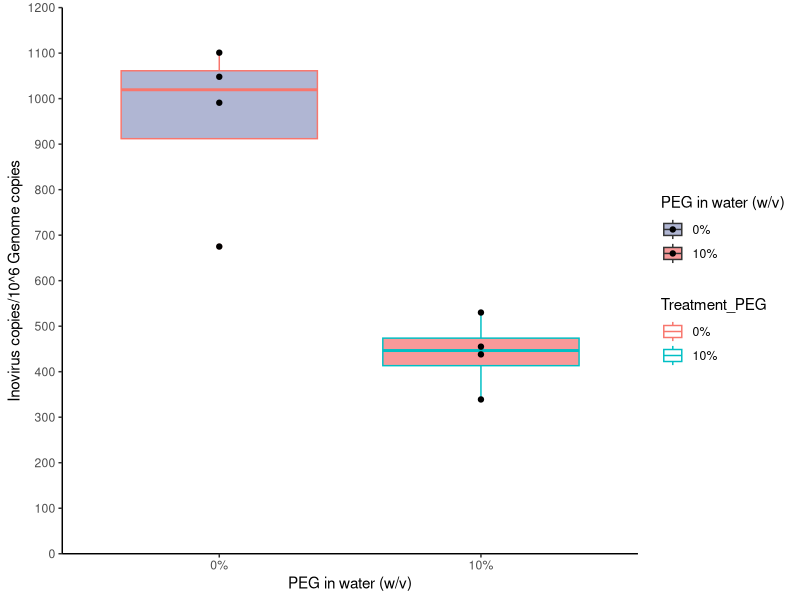
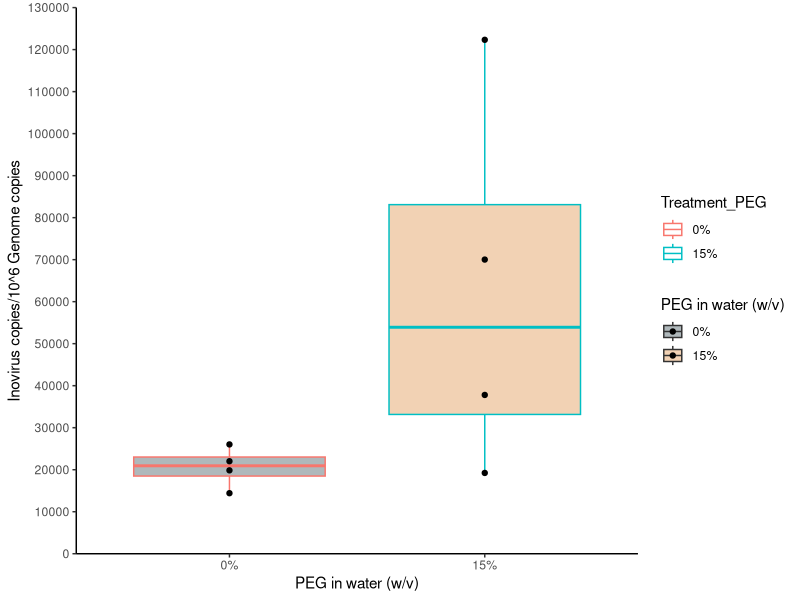
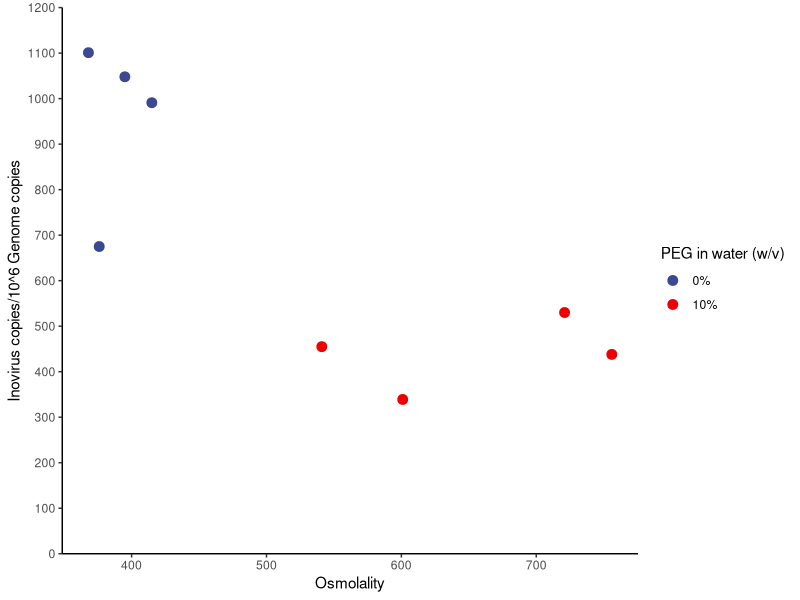
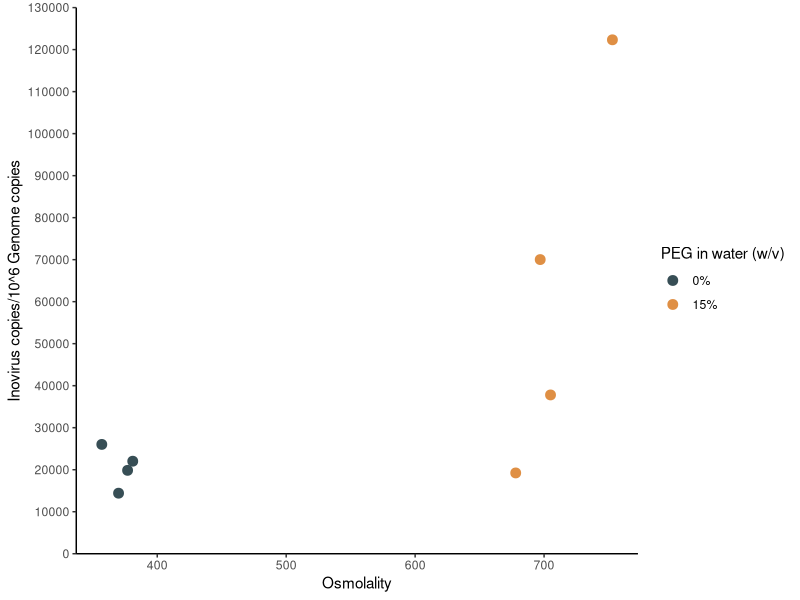
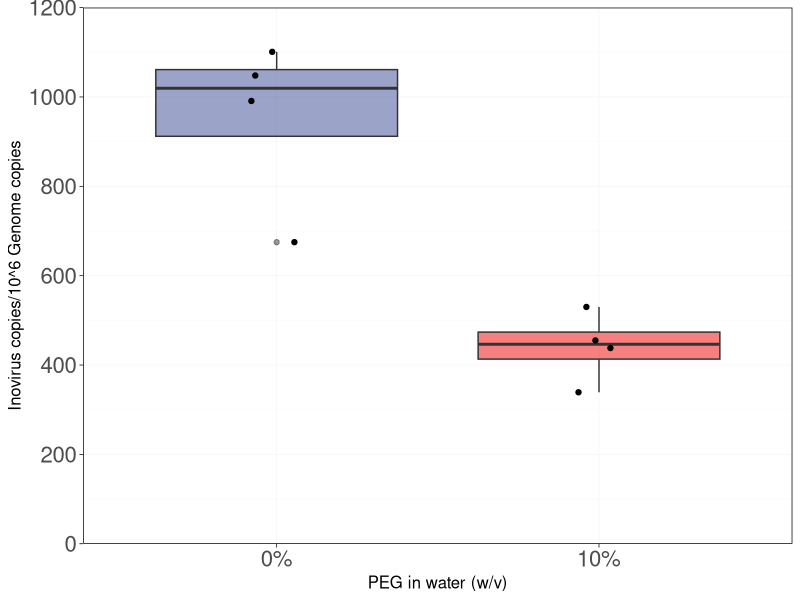
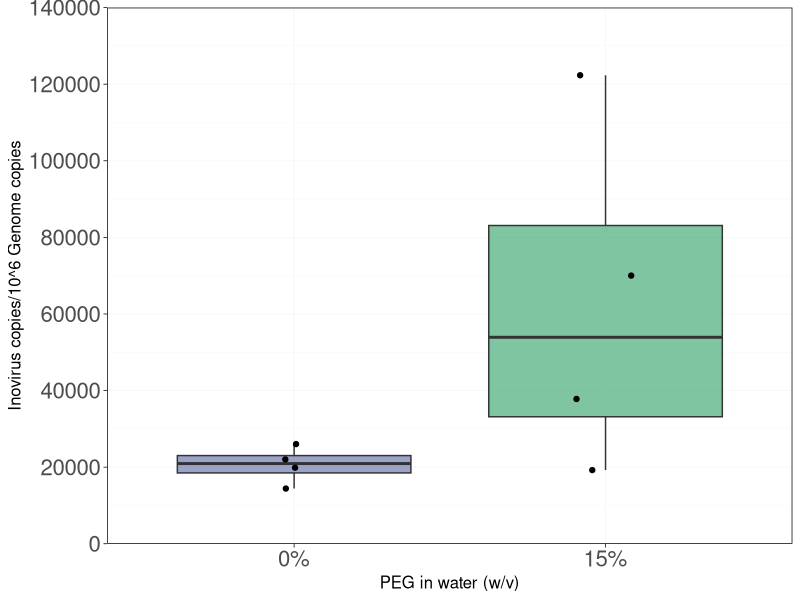

Reproduce these figures in R, in order.
## ---- chunk 1
library(tidyverse)
library(ggsci)
library(readxl)
## ---- chunk 2
dat <- read_excel(path = "Norm_dat_compiled.xlsx") %>%
  mutate(Treatment_PEG = paste0(Treatment_PEG*100, "%"))
dat
## ---- chunk 3
dat %>%
  filter(Strain == "E. bolteae") %>%
  ggplot(aes(x = Treatment_PEG, y = Norm_copy_number, fill = Treatment_PEG)) +
  geom_boxplot(alpha = 0.4, aes(color = Treatment_PEG)) +
  geom_point(size =1.5) +
  scale_y_continuous(limits = c(0, 1200), n.breaks = 12, expand = c(0,0)) +
  scale_fill_aaas() +
  #scale_color_aaas() +
  theme_classic() +
  labs(x = "PEG in water (w/v)", y = "Inovirus copies/10^6 Genome copies", fill = "PEG in water (w/v)")
## ---- chunk 4
# filter dat
dat_bolt <- dat %>%
  filter(Strain == "E. bolteae")
dat_bolt

# do barlett test to check for equal variance
bartlett.test(Norm_copy_number~Treatment_PEG, data = dat_bolt) # use Var.equal = TRUE

# Perform two sample t test
t.test(Norm_copy_number~Treatment_PEG, data = dat_bolt,
       var.equal = TRUE,
       conf.level = 0.95)

## ---- chunk 5
dat %>%
  filter(Strain == "E. clostridioformis 538") %>%
  ggplot(aes(x = Treatment_PEG, y = Norm_copy_number, fill = Treatment_PEG)) +
  geom_boxplot(alpha = 0.4, aes(color = Treatment_PEG)) +
  geom_point(size =1.5) +
  scale_y_continuous(limits = c(0, 130000), n.breaks = 13, expand = c(0,0)) +
  scale_fill_jama() +
  #scale_color_jama() +
  theme_classic() +
  labs(x = "PEG in water (w/v)", y = "Inovirus copies/10^6 Genome copies", fill = "PEG in water (w/v)")
## ---- chunk 6
# filter dat
dat_CF538 <- dat %>%
  filter(Strain == "E. clostridioformis 538")
dat_CF538

# do barlett test to check for equal variance
bartlett.test(Norm_copy_number~Treatment_PEG, data = dat_CF538) # use Var.equal = FALSE

# Perform two sample t test
t.test(Norm_copy_number~Treatment_PEG, data = dat_CF538,
       var.equal = FALSE,
       conf.level = 0.95)

## ---- chunk 7
osmo <- read_excel(path = "Cecal_osmolalities.xlsx") %>%
  rename(Strain = Bacteria) %>%
  rename(Sample = `Tube name`) %>%
  mutate(Treatment_PEG = paste0(Treatment_PEG, "%")) %>%
  select(Sample, Strain, Treatment_PEG, Osmolality)
osmo
## ---- chunk 8
dat_osmo <- dat %>%
  left_join(osmo)
dat_osmo
## ---- chunk 9
dat_osmo %>%
  filter(Strain == "E. bolteae") %>%
  ggplot(aes(x = Osmolality, y = Norm_copy_number, color = Treatment_PEG)) +
  geom_point(size =3) +
  scale_y_continuous(limits = c(0, 1200), n.breaks = 12, expand = c(0,0)) +
  scale_color_aaas() +
  theme_classic() +
  labs(x = "Osmolality", y = "Inovirus copies/10^6 Genome copies", color = "PEG in water (w/v)")
## ---- chunk 10
dat_osmo %>%
  filter(Strain == "E. clostridioformis 538") %>%
  ggplot(aes(x = Osmolality, y = Norm_copy_number, color = Treatment_PEG)) +
  geom_point(size =3) +
  scale_y_continuous(limits = c(0, 130000), n.breaks = 13, expand = c(0,0)) +
  scale_color_jama() +
  theme_classic() +
  labs(x = "Osmolality", y = "Inovirus copies/10^6 Genome copies", color = "PEG in water (w/v)")
## ---- chunk 11
p <- dat %>%
  filter(Strain == "E. bolteae") %>%
  ggplot(aes(x = Treatment_PEG, y = Norm_copy_number, fill = Treatment_PEG)) +
  geom_boxplot(alpha = 0.5) +
  geom_point(size =1.5, position=position_jitterdodge(jitter.width = 0.2)) +
  facet_wrap(.~Strain, scales = "free") +
  scale_y_continuous(limits = c(0, 1200),expand = c(0,0), n.breaks = 8) +
  scale_fill_aaas() +
  theme_light() +
  labs(x = "PEG in water (w/v)", y = "Inovirus copies/10^6 Genome copies", fill = "PEG in water (w/v)") +
    theme(panel.border = element_rect(color = "black"),
        panel.grid = element_line(colour = "grey96"),
        axis.ticks = element_line(color = "black"),
        #strip.text.x = element_text(size=12, face="italic", color = "black"),
        strip.text.x = element_blank(),
        axis.title = element_text(size = 12),
        axis.text.x =element_text(size=16),
        axis.text.y = element_text(size=16),
        legend.position = "none"
        )
p
## ---- chunk 12
p <- dat %>%
  filter(Strain == "E. clostridioformis 538") %>%
  ggplot(aes(x = Treatment_PEG, y = Norm_copy_number, fill = Treatment_PEG)) +
  geom_boxplot(alpha = 0.5) +
  geom_point(size =1.5, position=position_jitterdodge(jitter.width = 0.2)) +
  facet_wrap(.~Strain, scales = "free") +
  #scale_y_continuous(limits = c(0, 1200),expand = c(0,0), n.breaks = 12) +
  scale_y_continuous(limits = c(0, 140000), n.breaks = 7, expand = c(0,0)) +
  scale_fill_manual(values = c("#3B4992FF", "#008B45FF"))+
  theme_light() +
  labs(x = "PEG in water (w/v)", y = "Inovirus copies/10^6 Genome copies", fill = "PEG in water (w/v)") +
    theme(panel.border = element_rect(color = "black"),
        panel.grid = element_line(colour = "grey96"),
        axis.ticks = element_line(color = "black"),
        #strip.text.x = element_text(size=12, face="italic", color = "black"),
        strip.text.x = element_blank(),
        axis.title = element_text(size = 12),
        axis.text.x =element_text(size=16),
        axis.text.y = element_text(size=16),
        legend.position = "none"
        )
p
